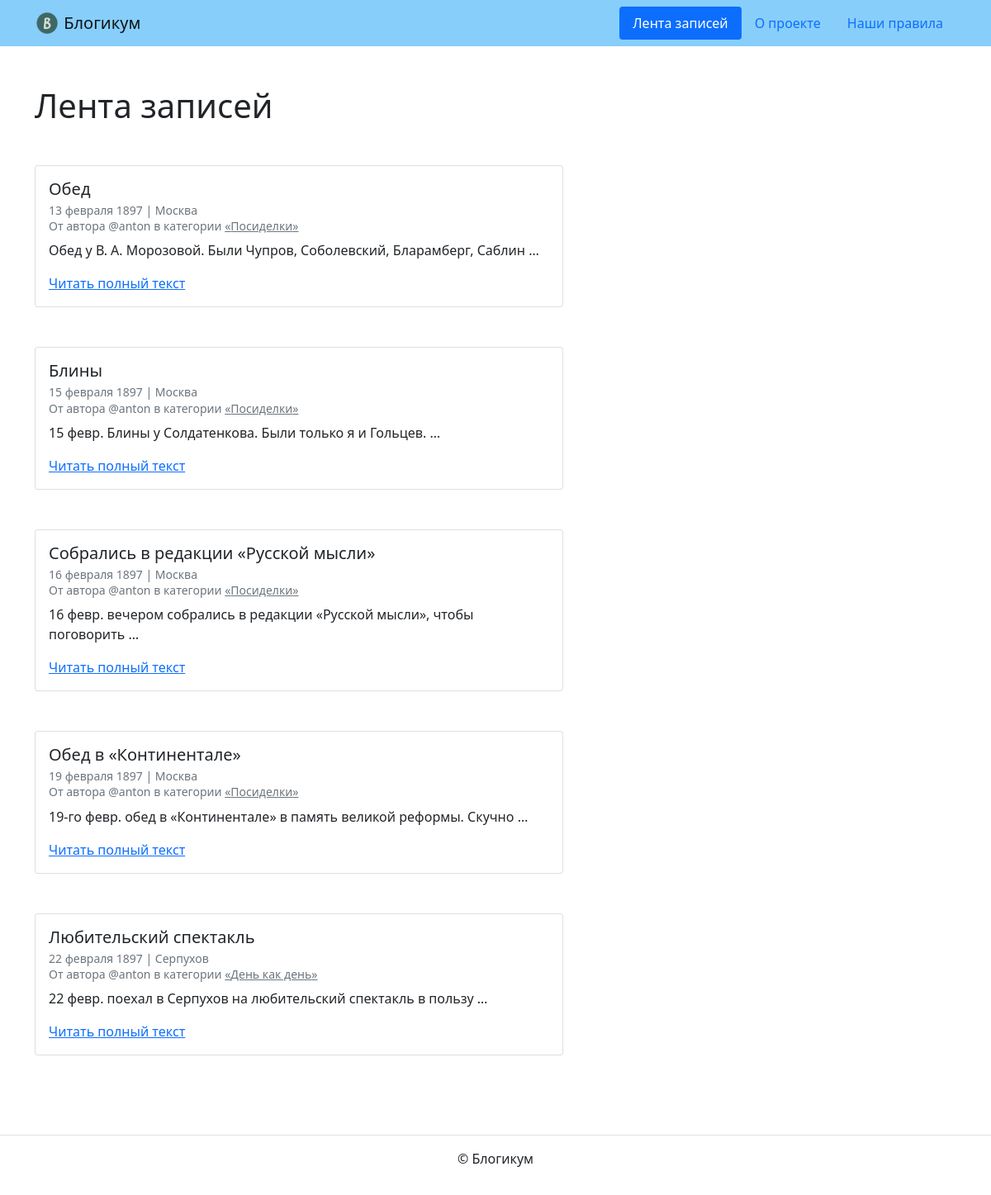
The page / on the database its author committed.
### blog/models.py (models this page shows, shortened)
class Post(models.Model):
    title = models.CharField('Заголовок', max_length=256)
    text = models.TextField('Текст')
    pub_date = models.DateTimeField(
        'Дата и время публикации',
        help_text='Если установить дату и время в будущем — '
                  'можно делать отложенные публикации.'
    )
    author = models.ForeignKey(
        User,
        on_delete=models.CASCADE,
        verbose_name='Автор публикации'
    )
    location = models.ForeignKey(
        Location,
        on_delete=models.SET_NULL,
        verbose_name='Местоположение',
        null=True,
        blank=True
    )
    category = models.ForeignKey(
        Category,
        on_delete=models.SET_NULL,
        verbose_name='Категория',
        null=True
    )
    is_published = models.BooleanField(
        'Опубликовано',
        default=True,
        help_text='Снимите галочку, чтобы скрыть публикацию.'
    )
    created_at = models.DateTimeField('Добавлено',
                                      auto_now_add=True)
    class Meta:
        verbose_name = 'публикация'
        verbose_name_plural = 'Публикации'

class Location(models.Model):
    name = models.CharField('Название места', max_length=256)
    is_published = models.BooleanField(
        'Опубликовано',
        default=True,
        help_text='Снимите галочку, чтобы скрыть публикацию.'
    )
    created_at = models.DateTimeField('Добавлено', auto_now_add=True)
    class Meta:
        verbose_name = 'местоположение'
        verbose_name_plural = 'Местоположения'

class Category(models.Model):
    title = models.CharField('Заголовок', max_length=256)
    description = models.TextField("Описание")
    slug = models.SlugField(
        'Идентификатор',
        unique=True,
        help_text='Идентификатор страницы для URL; разрешены символы латиницы, '
                 'цифры, дефис и подчёркивание.'
    )
    is_published = models.BooleanField(
        'Опубликовано',
        default=True,
        help_text='Снимите галочку, чтобы скрыть публикацию.'
    )
    created_at = models.DateTimeField('Добавлено', auto_now_add=True)
    class Meta:
        verbose_name = 'категория'
        verbose_name_plural = 'Категории'

### blog/views.py (the view)
# urls.py: path('', views.index, name='index'),
def index(request):
    return render(
        request,
        'blog/index.html',
        {'post_list': get_published_posts()[:5]}
    )

### blog/views.py (called while the page is built)
def get_published_posts():
    return Post.objects.filter(
        is_published=True,
        pub_date__lt=timezone.now(),
        category__is_published=True
    ).select_related('category')

### templates/blog/index.html (shortened to what this page needs)
{% extends "base.html" %}
{% block content %}
  <h1 class="mb-5">Лента записей</h1>
  {% for post in post_list %}
    <article class="mb-5">
      {% include "includes/post_card.html" %}
    </article>
  {% endfor %}
{% endblock %}

### templates/base.html (shortened to what this page needs)
{% load static %}
<!DOCTYPE html>
<html lang="ru">
  <head>
    <link rel="stylesheet" href="{% static 'css/bootstrap.min.css' %}">
  </head>
  <body>
    {% include "includes/header.html" %}
    <main>
      <div class="container py-5">
      {% block content %}{% endblock %}
      </div>
    </main>
    {% include "includes/footer.html" %}
  </body>
</html>

### templates/includes/header.html
{% load static %}
<header>
  <nav class="navbar navbar-light" style="background-color: lightskyblue">
    <div class="container">
      <a class="navbar-brand" href="{% url 'blog:index' %}">
        <img src="{% static 'img/logo.png' %}" width="30" height="30" class="d-inline-block align-top" alt="">
        Блогикум
      </a>
      {% with request.resolver_match.view_name as view_name %}
        <ul class="nav  nav-pills">
          <li class="nav-item">
            <a class="nav-link {% if view_name == 'blog:index' %} active {% endif %}" href="{% url 'blog:index' %}">
              Лента записей
            </a>
          </li>
          <li class="nav-item">
            <a class="nav-link {% if view_name == 'pages:about' %} active {% endif %}" href="{% url 'pages:about' %}">
              О проекте
            </a>
          </li>
          <li class="nav-item">
            <a class="nav-link {% if view_name == 'pages:rules' %} active {% endif %}" href="{% url 'pages:rules' %}">
              Наши правила
            </a>
          </li>
        </ul>
      {% endwith %}
    </div>
  </nav>
</header>

### templates/includes/post_card.html
<div class="card" style="width: 40rem;">
  <div class="card-body">
    <h5 class="card-title">{{ post.title }}</h5>
    <h6 class="card-subtitle mb-2 text-muted">
      <small>
        {{ post.pub_date|date:"d E Y" }} | {% if post.location and post.location.is_published %}{{ post.location.name }}{% else %}Планета Земля{% endif %}<br>
        От автора @{{ post.author.username }} в категории {% include "includes/category_link.html" %}
      </small>
    </h6>
    <p class="card-text">{{ post.text|truncatewords:10 }}</p>
    <a href="{% url 'blog:post_detail' post.id %}" class="card-link">Читать полный текст</a>
  </div>
</div>

### templates/includes/category_link.html
<a class="text-muted" href="{% url 'blog:category_posts' post.category.slug %}">
  «{{ post.category.title }}»
</a>

### templates/includes/footer.html
<footer class="border-top text-center py-3">
  <p>© Блогикум</p>
</footer>

### rows shown on the page
Post: title "Обед", pub_date "13 февраля 1897", location.name "Москва", author.username "anton", category "Посиделки", text "Обед у В. А. Морозовой. Были Чупров, Соболевский, Бларамберг, Саблин …"
Post: title "Блины", pub_date "15 февраля 1897", location.name "Москва", author.username "anton", category "Посиделки", text "15 февр. Блины у Солдатенкова. Были только я и Гольцев. …"
Post: title "Собрались в редакции «Русской мысли»", pub_date "16 февраля 1897", location.name "Москва", author.username "anton", category "Посиделки", text "16 февр. вечером собрались в редакции «Русской мысли», чтобы поговорить …"
Post: title "Обед в «Континентале»", pub_date "19 февраля 1897", location.name "Москва", author.username "anton", category "Посиделки", text "19-го февр. обед в «Континентале» в память великой реформы. Скучно …"
Post: title "Любительский спектакль", pub_date "22 февраля 1897", location.name "Серпухов", author.username "anton", category "День как день", text "22 февр. поехал в Серпухов на любительский спектакль в пользу …"
